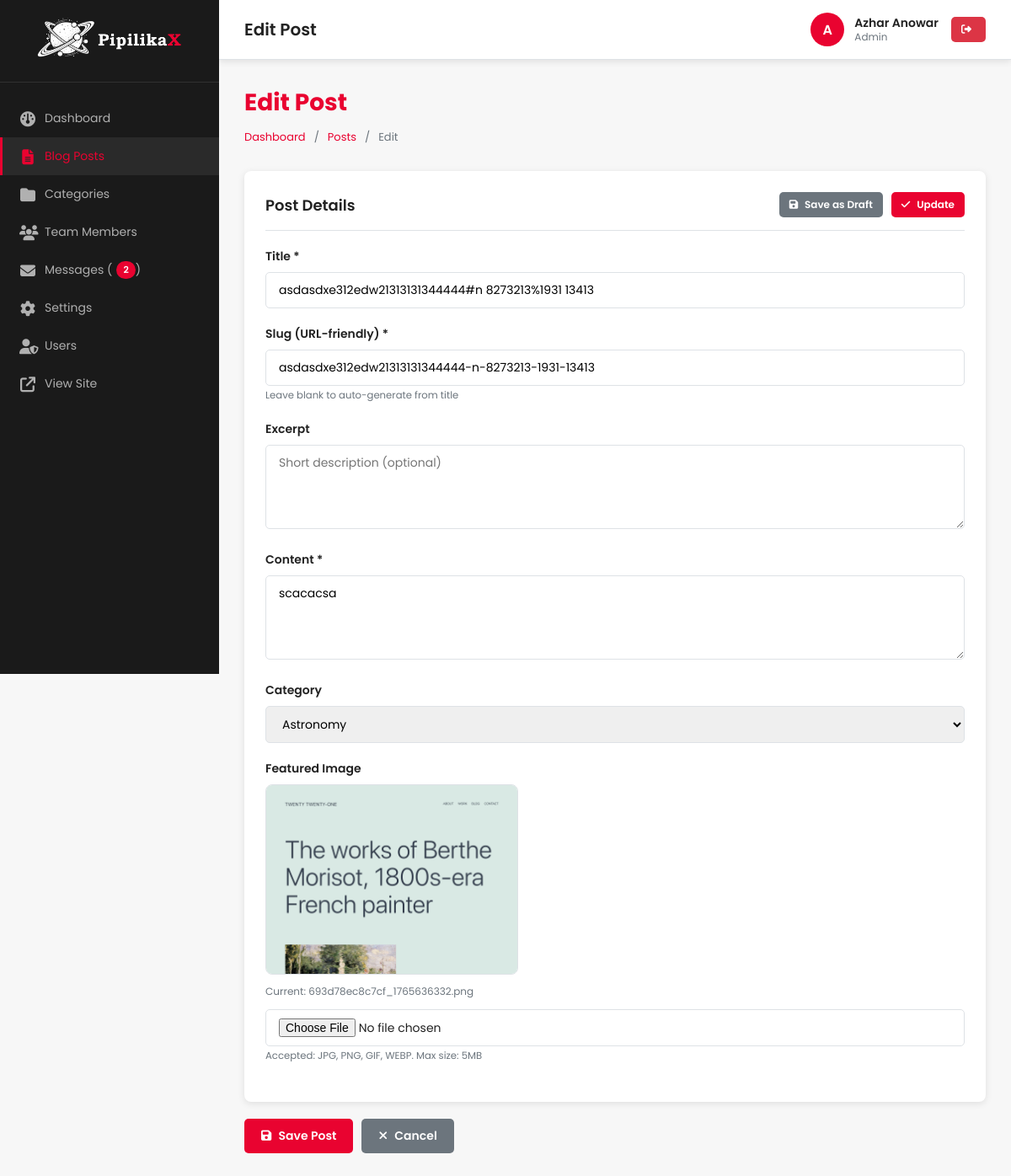
/admin/posts/manage.php?id=15 (signed in), run on the app's committed database.
### tables this page shows
CREATE TABLE `blog_posts` (
  `id` int(11) NOT NULL,
  `title` varchar(255) NOT NULL,
  `slug` varchar(255) NOT NULL,
  `excerpt` text DEFAULT NULL,
  `content` longtext NOT NULL,
  `featured_image` varchar(255) DEFAULT NULL,
  `author_id` int(11) DEFAULT NULL,
  `category_id` int(11) DEFAULT NULL,
  `status` enum('draft','published','archived') DEFAULT 'draft',
  `views` int(11) DEFAULT 0,
  `allow_comments` tinyint(1) DEFAULT 1,
  `created_at` timestamp NOT NULL DEFAULT current_timestamp(),
  `updated_at` timestamp NOT NULL DEFAULT '0000-00-00 00:00:00' ON UPDATE current_timestamp(),
  `published_at` timestamp NULL DEFAULT NULL
);

CREATE TABLE `categories` (
  `id` int(11) NOT NULL,
  `name` varchar(100) NOT NULL,
  `slug` varchar(100) NOT NULL,
  `description` text DEFAULT NULL,
  `post_count` int(11) DEFAULT 0,
  `created_at` timestamp NOT NULL DEFAULT current_timestamp(),
  `updated_at` timestamp NOT NULL DEFAULT '0000-00-00 00:00:00' ON UPDATE current_timestamp()
);

### admin/posts/manage.php (the view, shortened to what this page needs)
<?php
$page_title = isset($_GET['id']) ? 'Edit Post' : 'Create Post';
$page_heading = $page_title;
require_once __DIR__ . '/../includes/header.php';
$post_id = $_GET['id'] ?? null;
$post = null;
if ($post_id) {
    $stmt = $pdo->prepare("SELECT * FROM blog_posts WHERE id = ?");
    $stmt->execute([$post_id]);
    $post = $stmt->fetch();
}
$categories = $pdo->query("SELECT * FROM categories ORDER BY name ASC")->fetchAll();
?>
<div class="page-header">
    <h2><?php echo $page_heading; ?></h2>
    <div class="breadcrumb">
        <a href="<?php echo ADMIN_URL; ?>">Dashboard</a> /
        <a href="<?php echo ADMIN_URL; ?>/posts/index.php">Posts</a> /
        <span><?php echo $post_id ? 'Edit' : 'Create'; ?></span>
    </div>
</div>
<form method="POST" action="" enctype="multipart/form-data">
    <div class="card">
        <div class="card-header">
            <h3>Post Details</h3>
            <div style="display: flex; gap: 10px;">
                <button type="submit" name="status" value="draft" class="btn btn-secondary btn-sm">
                    <i class="fas fa-save"></i> Save as Draft
                </button>
                <button type="submit" name="status" value="published" class="btn btn-primary btn-sm">
                    <i class="fas fa-check"></i>
                    <?php echo ($post && $post['status'] == 'published') ? 'Update' : 'Publish'; ?>
                </button>
            </div>
        </div>
        <div class="form-group">
            <label for="title">Title *</label>
            <input type="text" id="title" name="title" class="form-control"
                value="<?php echo htmlspecialchars($post['title'] ?? $_POST['title'] ?? ''); ?>" required autofocus>
        </div>
        <div class="form-group">
            <label for="slug">Slug (URL-friendly) *</label>
            <input type="text" id="slug" name="slug" class="form-control"
                value="<?php echo htmlspecialchars($post['slug'] ?? $_POST['slug'] ?? ''); ?>"
                placeholder="leave-blank-to-auto-generate">
            <small style="color: var(--admin-text-light);">Leave blank to auto-generate from title</small>
        </div>
        <div class="form-group">
            <label for="excerpt">Excerpt</label>
            <textarea id="excerpt" name="excerpt" class="form-control" rows="3"
                placeholder="Short description (optional)"><?php echo htmlspecialchars($post['excerpt'] ?? $_POST['excerpt'] ?? ''); ?></textarea>
        </div>
        <div class="form-group">
            <label for="content">Content *</label>
            <textarea id="content" name="content"
                class="form-control"><?php echo htmlspecialchars($post['content'] ?? $_POST['content'] ?? ''); ?></textarea>
        </div>
        <div class="form-group">
            <label for="category_id">Category</label>
            <select id="category_id" name="category_id" class="form-control">
                <?php foreach ($categories as $category): ?>
                    <option value="<?php echo $category['id']; ?>" <?php echo (isset($post['category_id']) && $post['category_id'] == $category['id']) ? 'selected' : ''; ?>>
                        <?php echo htmlspecialchars($category['name']); ?>
                    </option>
                <?php endforeach; ?>
            </select>
        </div>
        <div class="form-group">
            <label for="featured_image">Featured Image</label>
            <?php if ($post && $post['featured_image']):
                $upload_image_path = UPLOAD_PATH . 'blog/' . $post['featured_image'];
                $assets_image_path = ROOT_PATH . '/assets/images/' . $post['featured_image'];
                if (file_exists($upload_image_path)) {
                    $image_url = UPLOAD_URL . '/blog/' . htmlspecialchars($post['featured_image']);
                } elseif (file_exists($assets_image_path)) {
                    $image_url = ASSETS_URL . '/images/' . htmlspecialchars($post['featured_image']);
                } else {
                    $image_url = null;
                }
                if ($image_url):
                    ?>
                    <div style="margin-bottom: 10px;">
                        <img src="<?php echo $image_url; ?>" alt="Current featured image"
                            style="max-width: 300px; border-radius: 8px; border: 1px solid var(--admin-border);">
                        <p style="margin-top: 5px; color: var(--admin-text-light); font-size: 12px;">
                            Current: <?php echo htmlspecialchars($post['featured_image']); ?>
                        </p>
                    </div>
                <?php endif; ?>
            <?php endif; ?>
            <input type="file" id="featured_image" name="featured_image" class="form-control" accept="image/*">
            <small style="color: var(--admin-text-light);">Accepted: JPG, PNG, GIF, WEBP. Max size: 5MB</small>
        </div>
    </div>
    <div style="display: flex; gap: 10px; margin-top: 20px;">
        <button type="submit" name="status" value="<?php echo $post['status'] ?? 'draft'; ?>" class="btn btn-primary">
            <i class="fas fa-save"></i> Save Post
        </button>
        <a href="<?php echo ADMIN_URL; ?>/posts/index.php" class="btn btn-secondary">
            <i class="fas fa-times"></i> Cancel
        </a>
    </div>
</form>
<?php
require_once __DIR__ . '/../includes/footer.php';
?>

### admin/assets/css/admin-style.css (style rules this page uses)
:root { --admin-primary: #E90330; --admin-primary-dark: #B00225; --admin-bg: #f7f7f7; --admin-sidebar-bg: #1a1a1a; --admin-sidebar-text: #b0b0b0; --admin-sidebar-hover: #2a2a2a; --admin-white: #ffffff; --admin-text: #222222; --admin-text-light: #6c757d; --admin-border: #dee2e6; --admin-success: #28a745; --admin-warning: #ffc107; --admin-danger: #dc3545; --admin-info: #17a2b8; --admin-shadow: 0 2px 8px rgba(0, 0, 0, 0.1); }
* { box-sizing: border-box; }
body { margin: 0; font-family: 'Poppins', sans-serif; background: var(--admin-bg); color: var(--admin-text); font-size: 14px; }
.page-header { margin-bottom: 30px; }
.page-header h2 { margin: 0 0 10px 0; color: var(--admin-primary); font-size: 28px; font-weight: 700; }
.breadcrumb { display: flex; gap: 10px; color: var(--admin-text-light); font-size: 13px; }
.breadcrumb a { color: var(--admin-primary); text-decoration: none; }
.card { background: var(--admin-white); border-radius: 8px; padding: 25px; margin-bottom: 20px; box-shadow: var(--admin-shadow); }
.card-header { display: flex; justify-content: space-between; align-items: center; margin-bottom: 20px; padding-bottom: 15px; border-bottom: 1px solid var(--admin-border); }
.card-header h3 { margin: 0; font-size: 18px; color: var(--admin-text); font-weight: 600; }
.btn { padding: 10px 20px; border: none; border-radius: 5px; font-family: 'Poppins', sans-serif; font-size: 14px; font-weight: 600; cursor: pointer; transition: all 0.3s ease; text-decoration: none; display: inline-block; text-align: center; }
.btn-primary { background: var(--admin-primary); color: white; }
.btn-secondary { background: #6c757d; color: white; }
.btn-sm { padding: 6px 12px; font-size: 12px; }
.btn i { margin-right: 5px; }
.form-group { margin-bottom: 20px; }
.form-group label { display: block; margin-bottom: 8px; font-weight: 600; color: var(--admin-text); }
.form-control { width: 100%; padding: 10px 15px; border: 1px solid var(--admin-border); border-radius: 5px; font-family: 'Poppins', sans-serif; font-size: 14px; transition: border-color 0.3s ease; }
textarea.form-control { resize: vertical; min-height: 100px; }

### data on the page
blog_posts: title "asdasdxe312edw21313131344444#n 8273213%1931 13413", slug "asdasdxe312edw21313131344444-n-8273213-1931-13413", content "scacacsa", category_id "Astronomy", featured_image (picture), featured_image "693d78ec8c7cf_1765636332.png"

### other printed values
$unread_messages_count "2"
$page_heading "Edit Post"
substr($current_user['username'], 0, 1) "A"
$current_user['full_name'] "Azhar Anowar"
$current_user['role'] "Admin"
